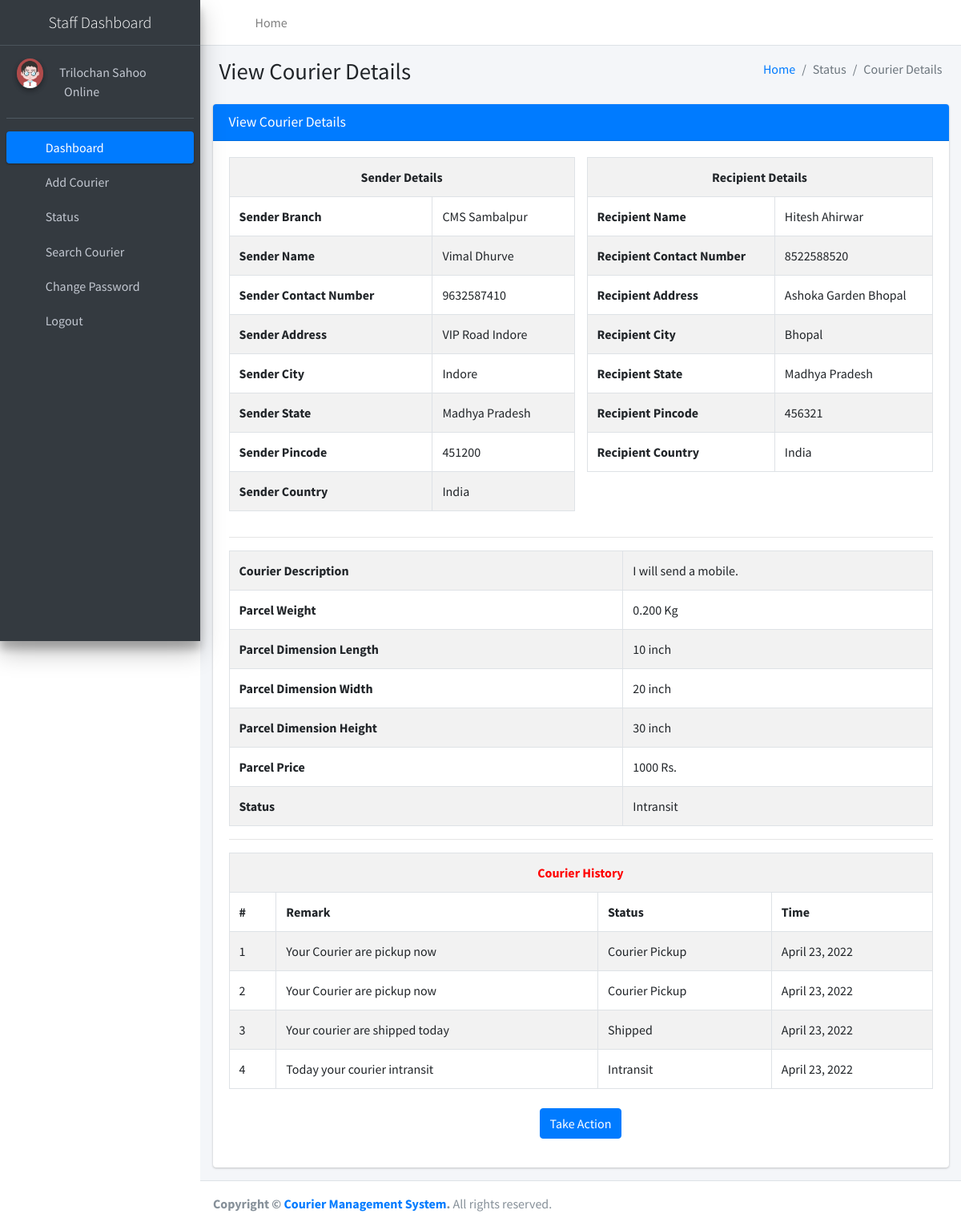
Screenshot of /staffviewCourierDetails/3 (signed in) with the database file from the repository.
### courier/models.py (models this page shows, shortened)
class Courier(models.Model):
    RefNumber = models.CharField(max_length=100, null=True)
    SenderBranch = models.ForeignKey(Branch, on_delete=models.CASCADE, null=True)
    SenderName = models.CharField(max_length=250, null=True)
    SenderContactnumber = models.CharField(max_length=12, null=True)
    SenderAddress = models.CharField(max_length=250, null=True)
    SenderCity = models.CharField(max_length=150, null=True)
    SenderState = models.CharField(max_length=150, null=True)
    SenderPincode = models.CharField(max_length=6, null=True)
    SenderCountry = models.CharField(max_length=250, null=True)
    RecipientName = models.CharField(max_length=250, null=True)
    RecipientContactnumber = models.CharField(max_length=12, null=True)
    RecipientAddress = models.CharField(max_length=250, null=True)
    RecipientCity = models.CharField(max_length=150, null=True)
    RecipientState = models.CharField(max_length=150, null=True)
    RecipientPincode = models.CharField(max_length=6, null=True)
    RecipientCountry = models.CharField(max_length=150, null=True)
    CourierDes = models.CharField(max_length=250, null=True)
    ParcelWeight = models.CharField(max_length=150, null=True)
    ParcelDimensionlen = models.CharField(max_length=150, null=True)
    ParcelDimensionwidth = models.CharField(max_length=150, null=True)
    ParcelDimensionheight = models.CharField(max_length=150, null=True)
    ParcelPrice = models.CharField(max_length=150, null=True)
    Status = models.CharField(max_length=100, null=True)
    CourierDate = models.DateTimeField(auto_now_add=True)

class Branch(models.Model):
    BranchName = models.CharField(max_length=250, null=True)
    BranchContactnumber = models.CharField(max_length=12, null=True)
    BranchEmail = models.CharField(max_length=50, null=True)
    BranchAddress = models.CharField(max_length=200, null=True)
    BranchCity = models.CharField(max_length=150, null=True)
    BranchState = models.CharField(max_length=150, null=True)
    BranchPincode = models.CharField(max_length=6, null=True)
    BranchCountry = models.CharField(max_length=200, null=True)
    def __str__(self):
        return self.BranchName

class CourierTracking(models.Model):
    CourierId = models.ForeignKey(Courier, on_delete=models.CASCADE, null=True)
    remark = models.CharField(max_length=150, null=True)
    status = models.CharField(max_length=150, null=True)
    StatusDate = models.DateField(null=True)

### courier/views.py (the view, shortened to what this page needs)
# urls.py: path('staffviewCourierDetails/<int:pid>', staffviewCourierDetails, name='staffviewCourierDetails'),
def staffviewCourierDetails(request,pid):
    if not request.user.is_authenticated:
        return redirect('staff_login')
    courierdtls = Courier.objects.get(id=pid)
    report1 = CourierTracking.objects.filter(CourierId=courierdtls)
    reportcount = CourierTracking.objects.filter(CourierId=courierdtls).count()
    return render(request, 'staff/staffviewCourierDetails.html', locals())

### courier/templates/staff/staffviewCourierDetails.html (shortened to what this page needs)
{% extends 'staffNavbar.html' %}
{% block main %}
{% load static %}
<section class="content">
    <div class="content-header">
        <div class="container-fluid">
            <div class="row mb-2">
                <div class="col-sm-6">
                    <h1 class="m-0">View Courier Details</h1>
                </div>
                <div class="col-sm-6">
                    <ol class="breadcrumb float-sm-right">
                        <li class="breadcrumb-item"><a href="{% url 'staffdashboard' %}">Home</a></li>
                        <li class="breadcrumb-item active">Status</li>
                        <li class="breadcrumb-item active">Courier Details</li>
                    </ol>
                </div>
            </div>
        </div>
    </div>
    <div class="container-fluid">
        <div class="row">
            <div class="col-md-12">
                <div class="card card-primary">
                    <div class="card-header">
                        <h3 class="card-title">View Courier Details</h3>
                    </div>
                    <div class="card-body">
                        <div class="row">
                            <div class="col-6">
                                <table id="example1" class="table table-bordered table-striped">
                                    <tr>
                                        <th style="text-align: center" colspan="2">Sender Details</th>
                                    </tr>
                                    <tr>
                                        <th>Sender Branch</th>
                                        <td>{{courierdtls.SenderBranch}}</td>
                                    </tr>
                                    <tr>
                                        <th>Sender Name</th>
                                        <td>{{courierdtls.SenderName}}</td>
                                    </tr>
                                    <tr>
                                        <th>Sender Contact Number</th>
                                        <td>{{courierdtls.SenderContactnumber}}</td>
                                    </tr>
                                    <tr>
                                        <th>Sender Address</th>
                                        <td>{{courierdtls.SenderAddress}}</td>
                                    </tr>
                                    <tr>
                                        <th>Sender City</th>
                                        <td>{{courierdtls.SenderCity}}</td>
                                    </tr>
                                    <tr>
                                        <th>Sender State</th>
                                        <td>{{courierdtls.SenderState}}</td>
                                    </tr>
                                    <tr>
                                        <th>Sender Pincode</th>
                                        <td>{{courierdtls.SenderPincode}}</td>
                                    </tr>
                                    <tr>
                                        <th>Sender Country</th>
                                        <td>{{courierdtls.SenderCountry}}</td>
                                    </tr>
                                </table>
                            </div>
                            <div class="col-6">
                                <table id="example1" class="table table-bordered table-striped">
                                    <tr>
                                        <th style="text-align: center" colspan="2">Recipient Details</th>
                                    </tr>
                                    <tr>
                                        <th>Recipient Name</th>
                                        <td>{{courierdtls.RecipientName}}</td>
                                    </tr>
                                    <tr>
                                        <th>Recipient Contact Number</th>
                                        <td>{{courierdtls.RecipientContactnumber}}</td>
                                    </tr>
                                    <tr>
                                        <th>Recipient Address</th>
                                        <td>{{courierdtls.RecipientAddress}}</td>
                                    </tr>
                                    <tr>
                                        <th>Recipient City</th>
                                        <td>{{courierdtls.RecipientCity}}</td>
                                    </tr>
                                    <tr>
                                        <th>Recipient State</th>
                                        <td>{{courierdtls.RecipientState}}</td>
                                    </tr>
                                    <tr>
                                        <th>Recipient Pincode</th>
                                        <td>{{courierdtls.RecipientPincode}}</td>
                                    </tr>
                                    <tr>
                                        <th>Recipient Country</th>
                                        <td>{{courierdtls.RecipientCountry}}</td>
                                    </tr>
                                </table>
                            </div>
                        </div>
                        <hr>
                        <table id="example1" class="table table-bordered table-striped">
                            <tr>
                                <th>Courier Description</th>
                                <td>{{courierdtls.CourierDes}}</td>
                            </tr>
                            <tr>
                                <th>Parcel Weight</th>
                                <td>{{courierdtls.ParcelWeight}} Kg</td>
                            </tr>
                            <tr>
                                <th>Parcel Dimension Length</th>
                                <td>{{courierdtls.ParcelDimensionlen}} inch</td>
                            </tr>
                            <tr>
                                <th>Parcel Dimension Width</th>
                                <td>{{courierdtls.ParcelDimensionwidth}} inch</td>
                            </tr>
                            <tr>
                                <th>Parcel Dimension Height</th>
                                <td>{{courierdtls.ParcelDimensionheight}} inch</td>
                            </tr>
                            <tr>
                                <th>Parcel Price</th>
                                <td>{{courierdtls.ParcelPrice}} Rs.</td>
                            </tr>
                            <tr>
                                <th>Status</th>
                                {% if courierdtls.Status == None %}
                                <td>Not Update Yet</td>
                                {% else %}
                                <td>{{courierdtls.Status}}</td>
                                {% endif %}
                            </tr>
                        </table>
                        <hr>
                        {% if reportcount != 0 %}
                        <table id="example1" class="table table-bordered table-striped">
                            <tr align="center" style="color: red;">
                                <th colspan="4">Courier History</th>
                            </tr>
                            <tr>
                                <th>#</th>
                                <th>Remark</th>
                                <th>Status</th>
                                <th>Time</th>
                            </tr>
                            {% for i in report1 %}
                            <tr>
                                <td>{{forloop.counter}}</td>
                                <td>{{i.remark}}</td>
                                <td>{{i.status}}</td>
                                <td>{{i.StatusDate}}</td>
                            </tr>
                            {% endfor %}
                        </table>
                        {% endif %}
                        <br>
                        {% if courierdtls.Status != 'Delivered' %}
                        <p align="center">
                            <button class="btn btn-primary waves-effect waves-light w-lg" data-toggle="modal"
                                    data-target="#myModal">Take Action
                            </button>
                        </p>
                        {% endif %}
                    </div>
                </div>
            </div>
        </div>
    </div>
</section>
{% endblock %}

### courier/templates/staffNavbar.html (shortened to what this page needs)
{% load static %}
<!DOCTYPE html>
<html lang="en">
<head>
<link rel="stylesheet"
	href="{% static 'plugins/fontawesome-free/css/all.min.css' %}">
<link rel="stylesheet"
	href="https://code.ionicframework.com/ionicons/2.0.1/css/ionicons.min.css">
<link rel="stylesheet"
	href="{% static 'plugins/tempusdominus-bootstrap-4/css/tempusdominus-bootstrap-4.min.css' %}">
<link rel="stylesheet"
	href="{% static 'plugins/icheck-bootstrap/icheck-bootstrap.min.css' %}">
<link rel="stylesheet" href="{% static 'plugins/jqvmap/jqvmap.min.css' %}">
<link rel="stylesheet" href="{% static 'dist/css/adminlte.min.css' %}">
<link rel="stylesheet"
	href="{% static 'plugins/overlayScrollbars/css/OverlayScrollbars.min.css' %}">
<link rel="stylesheet"
	href="{% static 'plugins/daterangepicker/daterangepicker.css' %}">
<link rel="stylesheet"
	href="{% static 'plugins/summernote/summernote-bs4.min.css' %}">
</head>
<body class="hold-transition sidebar-mini layout-fixed">
	<div class="wrapper">
		<nav
			class="main-header navbar navbar-expand navbar-white navbar-light">
			<ul class="navbar-nav">
				<li class="nav-item"><a class="nav-link" data-widget="pushmenu"
					href="#" role="button"><i class="fas fa-bars"></i></a></li>
				<li class="nav-item d-none d-sm-inline-block"><a
					href="{% url 'staffdashboard' %}" class="nav-link">Home</a></li>
			</ul>
			<ul class="navbar-nav ml-auto">
				<li class="nav-item"><a class="nav-link"
					data-widget="fullscreen" href="#" role="button"> <i
						class="fas fa-expand-arrows-alt"></i>
				</a></li>
				<li class="nav-item"><a class="nav-link"
					data-widget="control-sidebar" data-controlsidebar-slide="true"
					href="#" role="button"> <i class="fas fa-th-large"></i>
				</a></li>
			</ul>
		</nav>
		<aside class="main-sidebar sidebar-dark-primary elevation-4">
			<a href="#" class="brand-link">
				<center><span class="brand-text font-weight-light">Staff Dashboard</span></center>
			</a>
			<div class="sidebar">
				<div class="user-panel mt-3 pb-3 mb-3 d-flex">
					<div class="image">
						<img src="{% static 'dist/img/user2-160x160.jpg' %}"
							class="img-circle elevation-2" alt="User Image">
					</div>
					<div class="info">
						<a href="{% url 'profile' %}">&nbsp;&nbsp; {{request.user.first_name}}</a>
						<br>
						<a href="#"><i class="fa fa-circle text-success"></i> Online</a>
					</div>
				</div>
				<nav class="mt-2">
					<ul class="nav nav-pills nav-sidebar flex-column"
						data-widget="treeview" role="menu" data-accordion="false">
						<li class="nav-item"><a href="{% url 'staffdashboard' %}"
							class="nav-link active"> <i
								class="nav-icon fas fa-tachometer-alt"></i>
								<p>Dashboard</p>
						</a></li>
						<li class="nav-item"><a href="{% url 'addCourier' %}"
							class="nav-link"> <i class="nav-icon fas fa-plus"></i>
								<p>Add Courier</p>
						</a></li>
						<li class="nav-item"><a href="#" class="nav-link"> <i
								class="nav-icon fas fa-tree"></i>
								<p>
									Status <i class="fas fa-angle-left right"></i>
								</p>
						</a>
						</li>
						<li class="nav-item"><a href="{% url 'searchCourier' %}"
							class="nav-link"> <i class="nav-icon fas fa-search"></i>
								<p>Search Courier</p>
						</a></li>
						<li class="nav-item"><a href="{% url 'staffchangePassword' %}"
							class="nav-link"> <i class="nav-icon fas fa-cogs"></i>
								<p>Change Password</p>
						</a></li>
						<li class="nav-item"><a href="/logout" class="nav-link">
								<i class="nav-icon fas fa-power-off"></i>
								<p>Logout</p>
						</a></li>
					</ul>
				</nav>
			</div>
		</aside>
		<div class="content-wrapper">
			{% block main %}
			{% endblock %}
		</div>
		<footer class="main-footer">
			<strong>Copyright &copy; <a href="#">Courier Management System</a>.
			</strong> All rights reserved.
		</footer>
	</div>
</body>
</html>

### rows the page displays
Courier: SenderBranch "CMS Sambalpur", SenderName "Vimal Dhurve", SenderContactnumber "9632587410", SenderAddress "VIP Road Indore", SenderCity "Indore", SenderState "Madhya Pradesh", SenderPincode "451200", SenderCountry "India", RecipientName "Hitesh Ahirwar", RecipientContactnumber "8522588520", RecipientAddress "Ashoka Garden Bhopal", RecipientCity "Bhopal", RecipientState "Madhya Pradesh", RecipientPincode "456321", RecipientCountry "India", CourierDes "I will send a mobile.", ParcelWeight "0.200", ParcelDimensionlen "10", ParcelDimensionwidth "20", ParcelDimensionheight "30", ParcelPrice "1000", Status "Intransit"
CourierTracking: remark "Your Courier are pickup now", status "Courier Pickup", StatusDate "April 23, 2022"
CourierTracking: remark "Your Courier are pickup now", status "Courier Pickup", StatusDate "April 23, 2022"
CourierTracking: remark "Your courier are shipped today", status "Shipped", StatusDate "April 23, 2022"
CourierTracking: remark "Today your courier intransit", status "Intransit", StatusDate "April 23, 2022"

### other values shown
{{ request.user.first_name }} "Trilochan Sahoo"
